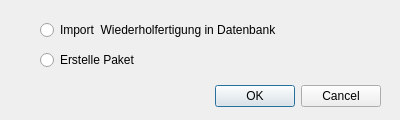
<?xml version="1.0" encoding="UTF-8"?>
<ui version="4.0">
 <class>DialogRepetition</class>
 <widget class="QDialog" name="DialogRepetition">
  <property name="geometry">
   <rect>
    <x>0</x>
    <y>0</y>
    <width>400</width>
    <height>120</height>
   </rect>
  </property>
  <property name="windowTitle">
   <string>Wiederholfertigung</string>
  </property>
  <widget class="QDialogButtonBox" name="buttonBox">
   <property name="geometry">
    <rect>
     <x>40</x>
     <y>80</y>
     <width>341</width>
     <height>32</height>
    </rect>
   </property>
   <property name="orientation">
    <enum>Qt::Horizontal</enum>
   </property>
   <property name="standardButtons">
    <set>QDialogButtonBox::Cancel|QDialogButtonBox::Ok</set>
   </property>
  </widget>
  <widget class="QRadioButton" name="radioButton_Import">
   <property name="geometry">
    <rect>
     <x>40</x>
     <y>20</y>
     <width>251</width>
     <height>20</height>
    </rect>
   </property>
   <property name="text">
    <string>Import  Wiederholfertigung in Datenbank</string>
   </property>
  </widget>
  <widget class="QRadioButton" name="radioButton_Paket">
   <property name="geometry">
    <rect>
     <x>40</x>
     <y>50</y>
     <width>111</width>
     <height>20</height>
    </rect>
   </property>
   <property name="text">
    <string>Erstelle Paket</string>
   </property>
  </widget>
 </widget>
 <resources/>
 <connections>
  <connection>
   <sender>buttonBox</sender>
   <signal>accepted()</signal>
   <receiver>DialogRepetition</receiver>
   <slot>accept()</slot>
   <hints>
    <hint type="sourcelabel">
     <x>248</x>
     <y>254</y>
    </hint>
    <hint type="destinationlabel">
     <x>157</x>
     <y>274</y>
    </hint>
   </hints>
  </connection>
  <connection>
   <sender>buttonBox</sender>
   <signal>rejected()</signal>
   <receiver>DialogRepetition</receiver>
   <slot>reject()</slot>
   <hints>
    <hint type="sourcelabel">
     <x>316</x>
     <y>260</y>
    </hint>
    <hint type="destinationlabel">
     <x>286</x>
     <y>274</y>
    </hint>
   </hints>
  </connection>
 </connections>
</ui>
